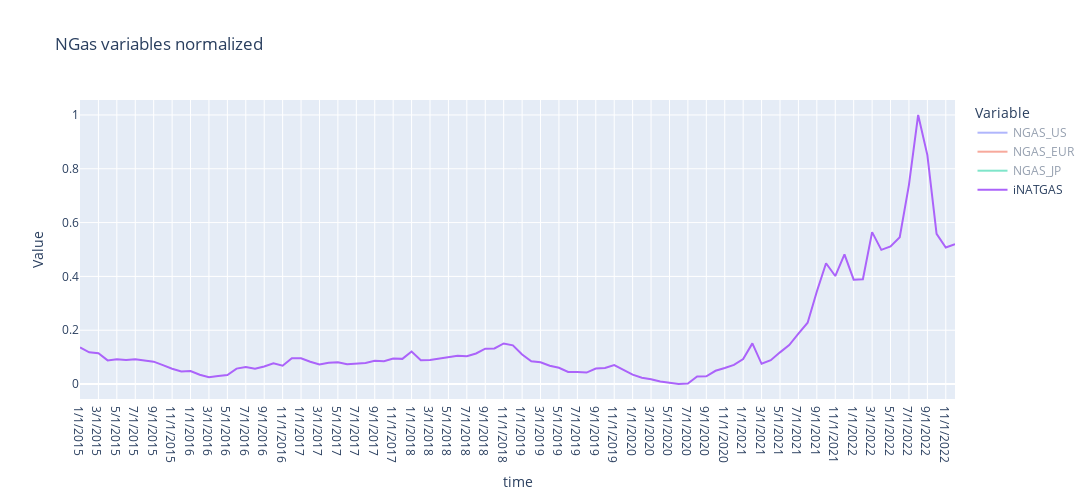

Notebook cell for this chart:
### Markdown cell above
**We can definitely regroup all petro columns into one, because they evolve near identically**

### Code cell
subcols = gas
df_selected = df_normalized.loc[:, subcols]
df_melted = df_selected.reset_index().melt(id_vars=df_selected.index.name, var_name='Variable', value_name='Value')
fig = px.line(df_melted, x=df_selected.index.name, y='Value', color='Variable', title='NGas variables normalized')
fig.update_layout(width=1300, height=500)
fig.show()
